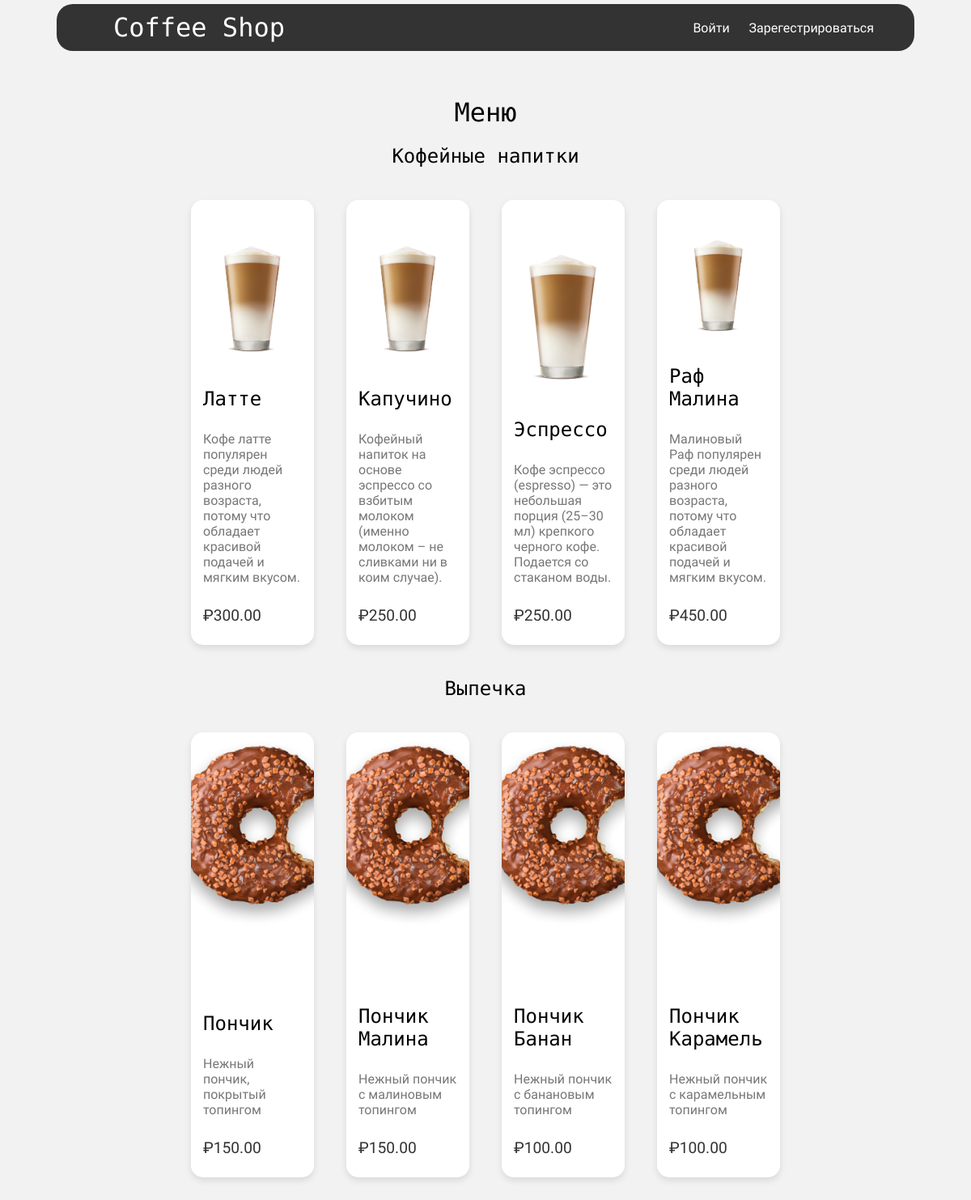
Before: / with the older database file.
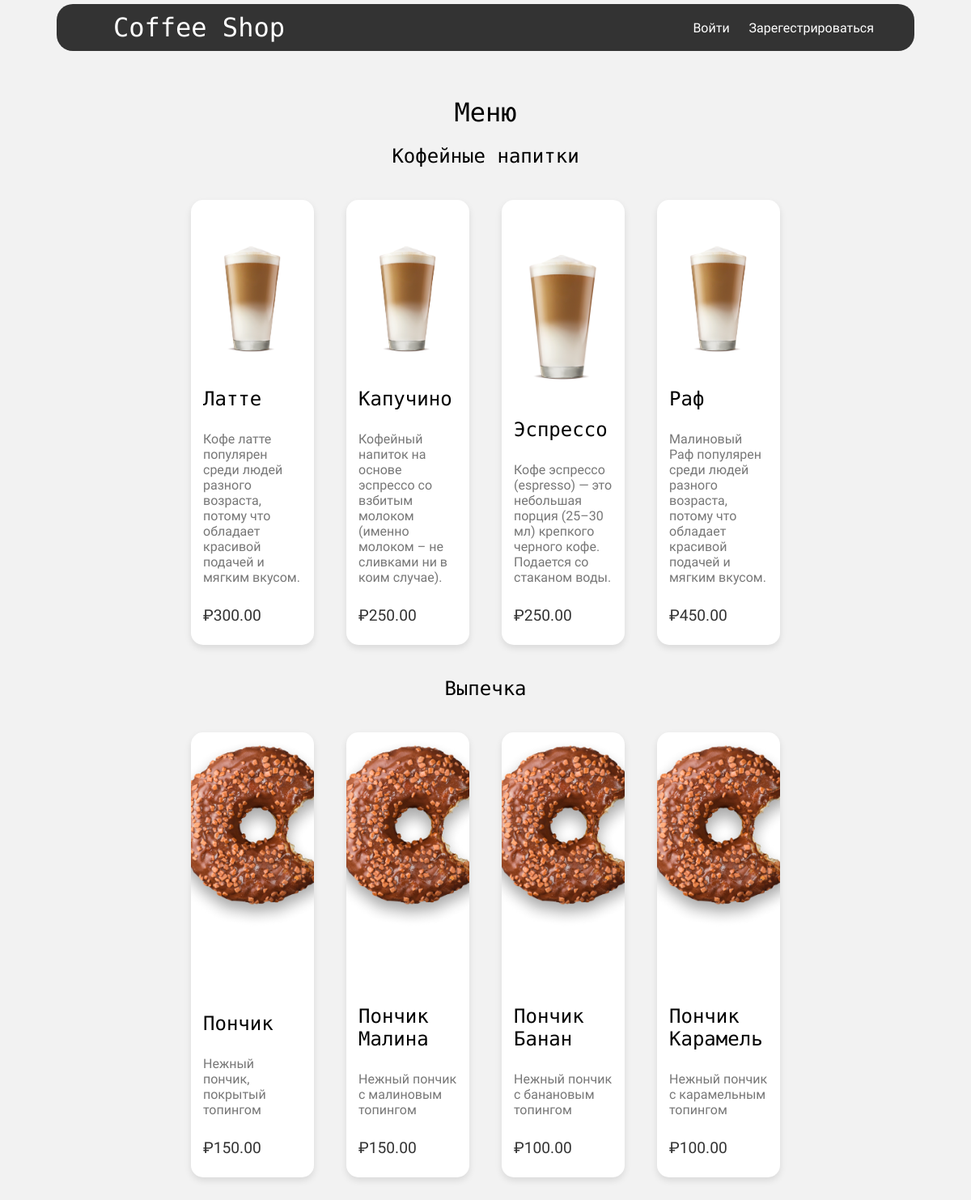
After: the same page with the newer database file.
### shop/models.py (models this page shows, shortened)
class Product(models.Model):
    CATEGORY_CHOICES = (
        ('coffee', 'Coffee'),
        ('pastry', 'Pastry'),
    )
    name = models.CharField(max_length=100)
    description = models.TextField(blank=True)
    price = models.DecimalField(max_digits=5, decimal_places=2)
    category = models.CharField(max_length=10, choices=CATEGORY_CHOICES)
    image = models.ImageField(upload_to='static/images', default='static/images/coffe_1.png')

### shop/views.py (the view)
# urls.py: path('', views.product_list, name='product_list'),
def product_list(request):
    coffee = Product.objects.filter(category='coffee')
    pastry = Product.objects.filter(category='pastry')
    return render(request, 'shop/product_list.html', {'coffee': coffee, 'pastry': pastry})

### shop/templates/shop/product_list.html (shortened to what this page needs)
{% extends 'shop/base.html' %}
{% load static %}
{% block content %}
<h1 class="top-block">Меню</h1>
<h2>Кофейные напитки</h2>
<div class="card-container">
    {% for product in coffee %}
    <div class="card">
        <img src="{{ product.image.url }}" alt="Coffee Image">
        <div class="card-content">
            <h2>{{ product.name }}</h2>
            <p>{{ product.description }}</p>
            <p class="price">₽{{ product.price }}</p>
        </div>
    </div>
    {% endfor %}
</div>
<h2>Выпечка</h2>
<div class="card-container">
    {% for product in pastry %}
    <div class="card">
        <img src="{{ product.image.url }}" alt="Pastry Image">
        <div class="card-content">
            <h2>{{ product.name }}</h2>
            <p>{{ product.description }}</p>
            <p class="price">₽{{ product.price }}</p>
        </div>
    </div>
    {% endfor %}
</div>
{% endblock %}

Changed rows visible on the page:
changed Product: name "Раф Малина" → "Раф"
